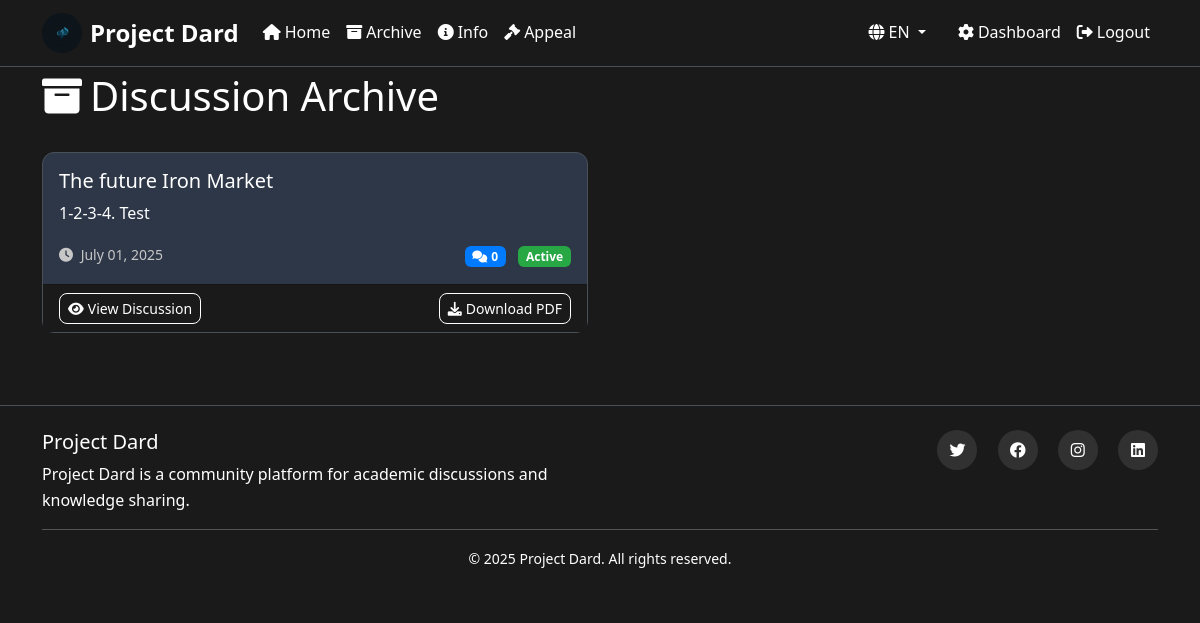
The page /archive (signed in) on the database its author committed.
### models.py (models this page shows)
class WeeklyTopic(db.Model):
    id = db.Column(db.Integer, primary_key=True)
    title_en = db.Column(db.Text, nullable=False)
    title_fa = db.Column(db.Text)
    content_en = db.Column(db.Text, nullable=False)
    content_fa = db.Column(db.Text)
    created_at = db.Column(db.DateTime, default=datetime.utcnow)
    is_active = db.Column(db.Boolean, default=True)
    admin_id = db.Column(db.Integer, db.ForeignKey('admin.id'), nullable=False)
    comments = db.relationship('Comment', backref='topic', lazy=True)

### routes.py (the view)
@app.route('/archive')
def archive():
    page = request.args.get('page', 1, type=int)
    per_page = 10
    topics = WeeklyTopic.query.order_by(WeeklyTopic.created_at.desc())\
                             .paginate(page=page, per_page=per_page, error_out=False)
    return render_template('archive.html', topics=topics)

### app.py (called while the page is built)
@login_manager.user_loader
def load_user(user_id):
    from models import Admin
    return Admin.query.get(int(user_id))

### routes.py (called while the page is built)
@app.before_request
def before_request():
    if 'language' not in session:
        session['language'] = 'en'
    track_visitor()

@app.context_processor
def inject_globals():
    return {
        'get_text': get_text,
        'current_language': session.get('language', 'en'),
        'supported_languages': get_supported_languages()
    }

### translations.py (called while the page is built)
def get_text(key, language=None):
    if language is None:
        language = session.get('language', 'en')
    return translations.get(language, {}).get(key, translations['en'].get(key, key))

def get_supported_languages():
    return list(translations.keys())

### utils.py (called while the page is built)
def get_client_ip():
    if request.environ.get('HTTP_X_FORWARDED_FOR'):
        return request.environ['HTTP_X_FORWARDED_FOR'].split(',')[0].strip()
    elif request.environ.get('HTTP_X_REAL_IP'):
        return request.environ['HTTP_X_REAL_IP']
    else:
        return request.environ.get('REMOTE_ADDR', 'unknown')

def track_visitor():
    ip_address = get_client_ip()
    user_agent = request.headers.get('User-Agent', '')
    page_visited = request.endpoint or 'unknown'
    visitor = Visitor(
        ip_address=ip_address,
        user_agent=user_agent,
        page_visited=page_visited
    )
    try:
        db.session.add(visitor)
        db.session.commit()
    except Exception:
        db.session.rollback()

### templates/archive.html (shortened to what this page needs)
{% extends "base.html" %}
{% block content %}
<div class="row">
    <div class="col-12">
        <div class="d-flex justify-content-between align-items-center mb-4">
            <h1>
                <i class="fas fa-archive me-2"></i>{{ get_text('discussion_archive') }}
            </h1>
        </div>
        {% if topics.items %}
        <div class="row">
            {% for topic in topics.items %}
            <div class="col-md-6 mb-4">
                <div class="card bg-secondary h-100">
                    <div class="card-body">
                        <h5 class="card-title">
                            {{ topic.title_fa if current_language == 'fa' and topic.title_fa else topic.title_en }}
                        </h5>
                        <div class="card-text mb-3">
                            {{ (topic.content_fa if current_language == 'fa' and topic.content_fa else topic.content_en) | truncate(150) | safe }}
                        </div>
                        <div class="d-flex justify-content-between align-items-center">
                            <small class="text-muted">
                                <i class="fas fa-clock me-1"></i>
                                {{ topic.created_at.strftime('%B %d, %Y') }}
                            </small>
                            <div>
                                <span class="badge bg-primary me-2">
                                    <i class="fas fa-comments me-1"></i>{{ topic.comments | length }}
                                </span>
                                {% if topic.is_active %}
                                <span class="badge bg-success">Active</span>
                                {% endif %}
                            </div>
                        </div>
                    </div>
                    <div class="card-footer bg-dark">
                        <div class="d-flex justify-content-between">
                            <a href="{{ url_for('home') }}#topic-{{ topic.id }}" class="btn btn-sm btn-outline-primary">
                                <i class="fas fa-eye me-1"></i>View Discussion
                            </a>
                            <a href="{{ url_for('download_discussion', topic_id=topic.id) }}" class="btn btn-sm btn-outline-success">
                                <i class="fas fa-download me-1"></i>{{ get_text('download_pdf') }}
                            </a>
                        </div>
                    </div>
                </div>
            </div>
            {% endfor %}
        </div>
        {% else %}
        <div class="text-center py-5">
            <i class="fas fa-archive fa-5x text-muted mb-4"></i>
            <h3 class="text-muted">{{ get_text('no_topics') }}</h3>
            <p class="text-muted">Check back later for archived discussions.</p>
        </div>
        {% endif %}
    </div>
</div>
{% endblock %}

### static/css/style.css (style rules this page uses)
:root { --primary-color: #007bff; --secondary-color: #6c757d; --dark-color: #212529; --light-color: #f8f9fa; --border-color: #495057; }
body { font-family: 'Segoe UI', Tahoma, Geneva, Verdana, sans-serif; background-color: #121212; color: #ffffff !important; line-height: 1.6; }
.bg-dark { background-color: #1a1a1a !important; }
.bg-secondary { background-color: #2d3748 !important; }
.text-light { color: #ffffff !important; }
h1, h2, h3, h4, h5, h6, p, span, div, a, label, small, strong, li, td, th { color: #ffffff !important; }
a { color: #ffffff !important; text-decoration: none; }
.text-muted { color: #c7c7c7 !important; }
.card-title, .card-text, .card-body { color: #ffffff !important; }
.card { border: 1px solid var(--border-color); border-radius: 12px; transition: transform 0.2s ease-in-out, box-shadow 0.2s ease-in-out; }
.btn { border-radius: 8px; font-weight: 500; transition: all 0.2s ease-in-out; color: #ffffff !important; }
.btn-outline-primary, .btn-outline-success, .btn-outline-warning, .btn-outline-danger, .btn-outline-info { color: #ffffff !important; border-color: currentColor !important; }
.badge { color: #ffffff !important; }
.badge.bg-primary { background-color: #007bff !important; }
.badge.bg-success { background-color: #28a745 !important; }
.fade-in { animation: fadeIn 0.5s ease-in-out; }
html { scroll-behavior: smooth; }

### rows shown on the page
WeeklyTopic: title_en "The future Iron Market", content_en "1-2-3-4. Test", created_at "July 01, 2025", comments|length "0", is_active "Active", get_text "Download PDF"

### other values the page prints
{{ get_text('home') }} "Home"
{{ get_text('archive') }} "Archive"
{{ get_text('info') }} "Info"
{{ get_text('appeal') }} "Appeal"
{{ current_language.upper() }} "EN"
{{ get_text('dashboard') }} "Dashboard"
{{ get_text('logout') }} "Logout"
{{ get_text('discussion_archive') }} "Discussion Archive"
{{ get_text('platform_description') }} "Project Dard is a community platform for academic discussions and knowledge sharing."
